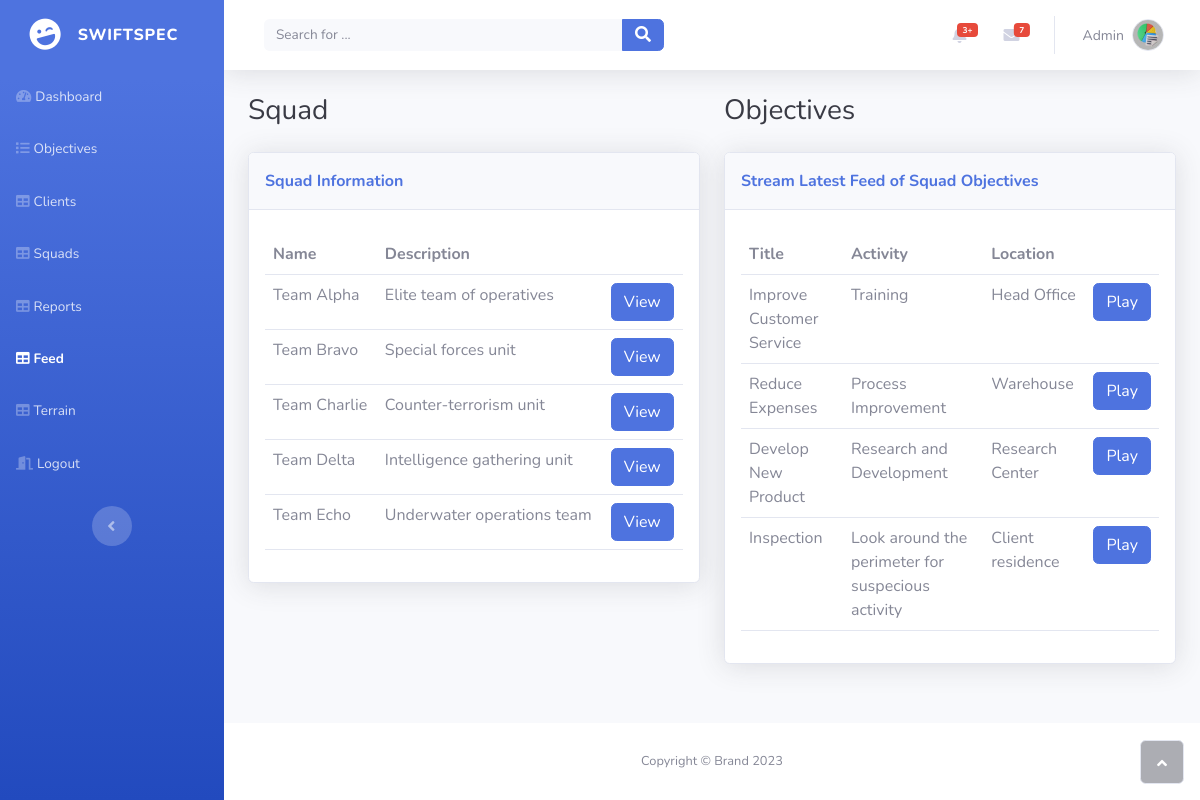
The app's page /feed.php with its own data.
### tables this page shows
CREATE TABLE `squad` (
  `SquadID` int(11) NOT NULL,
  `SquadName` varchar(50) DEFAULT NULL,
  `Description` varchar(255) DEFAULT NULL,
  `ClientID` int(11) DEFAULT NULL,
  `DateAdded` timestamp NOT NULL DEFAULT current_timestamp() ON UPDATE current_timestamp()
);

CREATE TABLE `objectives` (
  `ObjectiveID` int(11) NOT NULL,
  `SquadID` int(11) DEFAULT NULL,
  `Title` varchar(50) DEFAULT NULL,
  `Activity` varchar(255) DEFAULT NULL,
  `FromTime` datetime DEFAULT NULL,
  `ToTime` datetime DEFAULT NULL,
  `Location` varchar(255) DEFAULT NULL,
  `DateSet` timestamp NOT NULL DEFAULT current_timestamp() ON UPDATE current_timestamp()
);

### php/displayfeed.php (called while the page is built, shortened)
<?php
require_once 'connection.php';
$sql = "SELECT * FROM squad";
$result = $connection->query($sql);
$squads = array();
if ($result->num_rows > 0) {
    while ($squad = $result->fetch_assoc()) {
        $squads[] = $squad;
    }
}
$sql = "SELECT * FROM objectives";
$result = $connection->query($sql);
$objectives = array();
if ($result->num_rows > 0) {
    while ($objective = $result->fetch_assoc()) {
        $objectives[] = $objective;
    }
}

### feed.php (the view, shortened to what this page needs)
<?php
require_once 'php/displayfeed.php';
$selectedSquad = 1;
?>
<!DOCTYPE html>
<html lang="en">
<head>
    <link rel="stylesheet" href="assets/bootstrap/css/bootstrap.min.css">
    <link rel="stylesheet" href="assets/fonts/fontawesome-all.min.css">
</head>
<body id="page-top">
    <div id="wrapper">
        <nav class="navbar navbar-dark align-items-start sidebar sidebar-dark accordion bg-gradient-primary p-0">
            <div class="container-fluid d-flex flex-column p-0"><a class="navbar-brand d-flex justify-content-center align-items-center sidebar-brand m-0" href="#">
                    <div class="sidebar-brand-icon rotate-n-15"><i class="fas fa-laugh-wink"></i></div>
                    <div class="sidebar-brand-text mx-3"><span>SwiftSpec</span></div>
                </a>
                <ul class="navbar-nav text-light" id="accordionSidebar">
                    <li class="nav-item"><a class="nav-link" href="squadhome.php"><i class="fas fa-tachometer-alt"></i><span>Dashboard</span></a></li>
                    <li class="nav-item"><a class="nav-link" href="squadObjectives.php"><i class="fas fa-list"></i><span>Objectives</span></a></li>
                    <li class="nav-item"><a class="nav-link" href="squadclients.php"><i class="fas fa-table"></i><span>Clients</span></a></li>
                    <li class="nav-item"><a class="nav-link" href="squadlist.php"><i class="fas fa-table"></i><span>Squads</span></a></li>
                    <li class="nav-item"><a class="nav-link" href="squadreports.php"><i class="fas fa-table"></i><span>Reports</span></a></li>
                    <li class="nav-item"><a class="nav-link active" href="feed.php"><i class="fas fa-table"></i><span>Feed</span></a></li>
                    <li class="nav-item"><a class="nav-link" href="terrain.php"><i class="fas fa-table"></i><span>Terrain</span></a></li>
                    <li class="nav-item"><a class="nav-link" href="php/logout.php"><i class="fas fa-door-open"></i><span>Logout</span></a></li>
                </ul>
                <div class="text-center d-none d-md-inline"><button class="btn rounded-circle border-0" id="sidebarToggle" type="button"></button></div>
            </div>
        </nav>
        <div class="d-flex flex-column" id="content-wrapper">
            <div id="content">
                <nav class="navbar navbar-light navbar-expand bg-white shadow mb-4 topbar static-top">
                    <div class="container-fluid"><button class="btn btn-link d-md-none rounded-circle me-3" id="sidebarToggleTop" type="button"><i class="fas fa-bars"></i></button>
                        <form class="d-none d-sm-inline-block me-auto ms-md-3 my-2 my-md-0 mw-100 navbar-search">
                            <div class="input-group"><input class="bg-light form-control border-0 small" type="text" placeholder="Search for ..."><button class="btn btn-primary py-0" type="button"><i class="fas fa-search"></i></button></div>
                        </form>
                        <ul class="navbar-nav flex-nowrap ms-auto">
                            <li class="nav-item dropdown no-arrow mx-1">
                                <div class="nav-item dropdown no-arrow"><a class="dropdown-toggle nav-link" aria-expanded="false" data-bs-toggle="dropdown" href="#"><span class="badge bg-danger badge-counter">3+</span><i class="fas fa-bell fa-fw"></i></a>
                                </div>
                            </li>
                            <li class="nav-item dropdown no-arrow mx-1">
                                <div class="nav-item dropdown no-arrow"><a class="dropdown-toggle nav-link" aria-expanded="false" data-bs-toggle="dropdown" href="#"><span class="badge bg-danger badge-counter">7</span><i class="fas fa-envelope fa-fw"></i></a>
                                </div>
                            </li>
                            <li class="nav-item dropdown no-arrow">
                                <div class="nav-item dropdown no-arrow"><a class="dropdown-toggle nav-link" aria-expanded="false" data-bs-toggle="dropdown" href="#"><span class="d-none d-lg-inline me-2 text-gray-600 small">Admin</span><img class="border rounded-circle img-profile" src="assets/img/avatars/avatar1.jpeg"></a>
                                </div>
                            </li>
                        </ul>
                    </div>
                </nav>
                <div class="container-fluid">
                    <div class="row">
                        <div class="col-md-6">
                            <h3 class="text-dark mb-4">Squad</h3>
                            <div class="card shadow">
                                <div class="card-header py-3">
                                    <p class="text-primary m-0 fw-bold">Squad Information</p>
                                </div>
                                <div class="card-body">
                                    <div class="table-responsive table mt-2" id="dataTable" role="grid" aria-describedby="dataTable_info">
                                        <table class="table my-0" id="dataTable">
                                            <thead>
                                                <tr>
                                                    <th>Name</th>
                                                    <th>Description</th>
                                                    <th colspan="1"></th>
                                                </tr>
                                            </thead>
                                            <tbody>
                                                <?php foreach ($squads as $squad) : ?>
                                                    <tr>
                                                        <td><?php echo $squad['SquadName']; ?></td>
                                                        <td><?php echo $squad['Description']; ?></td>
                                                        <td><a href="feed.php?id=<?php echo $squad['SquadID']; ?>"><button class="btn btn-primary">View</button></a></td>
                                                    </tr>
                                                <?php endforeach; ?>
                                            </tbody>
                                        </table>
                                    </div>
                                </div>
                            </div>
                        </div>
                        <div class="col-md-6">
                            <h3 class="text-dark mb-4">Objectives</h3>
                            <div class="card shadow">
                                <div class="card-header py-3">
                                    <p class="text-primary m-0 fw-bold">Stream Latest Feed of Squad Objectives</p>
                                </div>
                                <div class="card-body">
                                    <div class="table-responsive table mt-2" id="dataTable" role="grid" aria-describedby="dataTable_info">
                                        <table class="table my-0" id="dataTable">
                                            <thead>
                                                <tr>
                                                    <th>Title</th>
                                                    <th>Activity</th>
                                                    <th>Location</th>
                                                    <th colspan="1"></th>
                                                </tr>
                                            </thead>
                                            <tbody>
                                                <?php foreach ($objectives as $objective) : ?>
                                                    <?php if ($objective["SquadID"] == $selectedSquad) : ?>
                                                        <tr>
                                                            <td><?php echo $objective['Title']; ?></td>
                                                            <td><?php echo $objective['Activity']; ?></td>
                                                            <td><?php echo $objective['Location']; ?></td>
                                                            <td><a href="feed.php?id=<?php echo $selectedSquad; ?>&object_id=<?php echo $objective['ObjectiveID']; ?>"><button class="btn btn-primary">Play</button></a></td>
                                                        </tr>
                                                    <?php endif; ?>
                                                <?php endforeach; ?>
                                            </tbody>
                                        </table>
                                    </div>
                                </div>
                            </div>
                        </div>
                    </div>
                </div>
            </div>
            <footer class="bg-white sticky-footer">
                <div class="container my-auto">
                    <div class="text-center my-auto copyright"><span>Copyright © Brand 2023</span></div>
                </div>
            </footer>
        </div><a class="border rounded d-inline scroll-to-top" href="#page-top"><i class="fas fa-angle-up"></i></a>
    </div>
</body>
</html>

### records on screen
squad: SquadName "Team Alpha", Description "Elite team of operatives"
squad: SquadName "Team Bravo", Description "Special forces unit"
squad: SquadName "Team Charlie", Description "Counter-terrorism unit"
squad: SquadName "Team Delta", Description "Intelligence gathering unit"
squad: SquadName "Team Echo", Description "Underwater operations team"
objectives: Title "Improve Customer Service", Activity "Training", Location "Head Office"
objectives: Title "Reduce Expenses", Activity "Process Improvement", Location "Warehouse"
objectives: Title "Develop New Product", Activity "Research and Development", Location "Research Center"
objectives: Title "Inspection", Activity "Look around the perimeter for suspecious activity", Location "Client residence"
